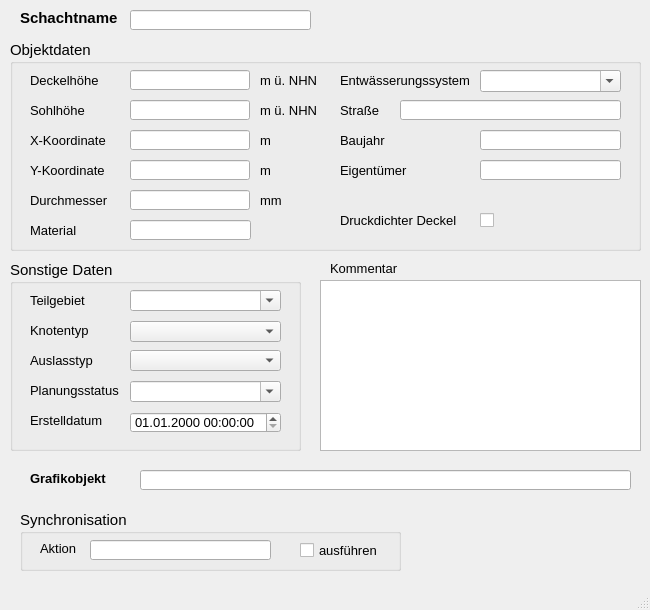
<?xml version="1.0" encoding="UTF-8"?>
<ui version="4.0">
 <class>MainWindow</class>
 <widget class="QMainWindow" name="MainWindow">
  <property name="enabled">
   <bool>true</bool>
  </property>
  <property name="geometry">
   <rect>
    <x>0</x>
    <y>0</y>
    <width>650</width>
    <height>610</height>
   </rect>
  </property>
  <property name="minimumSize">
   <size>
    <width>650</width>
    <height>610</height>
   </size>
  </property>
  <property name="font">
   <font>
    <family>Tahoma</family>
    <pointsize>10</pointsize>
   </font>
  </property>
  <property name="windowTitle">
   <string>Schacht</string>
  </property>
  <property name="toolTip">
   <string>&lt;html&gt;&lt;head/&gt;&lt;body&gt;&lt;p&gt;Besondere Lage im Kanalnetz z.B. Anfangsschacht&lt;/p&gt;&lt;/body&gt;&lt;/html&gt;</string>
  </property>
  <property name="statusTip">
   <string>Besondere Lage im Kanalnetz z.B. Anfangsschacht</string>
  </property>
  <widget class="QWidget" name="centralwidget">
   <widget class="QLabel" name="label">
    <property name="geometry">
     <rect>
      <x>20</x>
      <y>10</y>
      <width>111</width>
      <height>16</height>
     </rect>
    </property>
    <property name="font">
     <font>
      <family>Tahoma</family>
      <pointsize>11</pointsize>
      <weight>75</weight>
      <bold>true</bold>
     </font>
    </property>
    <property name="text">
     <string>Schachtname</string>
    </property>
   </widget>
   <widget class="QLabel" name="label_14">
    <property name="geometry">
     <rect>
      <x>330</x>
      <y>260</y>
      <width>81</width>
      <height>16</height>
     </rect>
    </property>
    <property name="text">
     <string>Kommentar</string>
    </property>
   </widget>
   <widget class="QLineEdit" name="schnam">
    <property name="geometry">
     <rect>
      <x>130</x>
      <y>10</y>
      <width>181</width>
      <height>20</height>
     </rect>
    </property>
    <property name="toolTip">
     <string>&lt;html&gt;&lt;head/&gt;&lt;body&gt;&lt;p&gt;Eindeutige Schachtbezeichnung&lt;/p&gt;&lt;/body&gt;&lt;/html&gt;</string>
    </property>
    <property name="statusTip">
     <string>Eindeutige Schachtbezeichnung</string>
    </property>
   </widget>
   <widget class="QTextEdit" name="kommentar">
    <property name="geometry">
     <rect>
      <x>320</x>
      <y>280</y>
      <width>321</width>
      <height>171</height>
     </rect>
    </property>
    <property name="minimumSize">
     <size>
      <width>0</width>
      <height>0</height>
     </size>
    </property>
    <property name="toolTip">
     <string>&lt;html&gt;&lt;head/&gt;&lt;body&gt;&lt;p&gt;Platz für zusätzliche Kommentare&lt;/p&gt;&lt;/body&gt;&lt;/html&gt;</string>
    </property>
    <property name="statusTip">
     <string>Platz für zusätzliche Kommentare</string>
    </property>
   </widget>
   <widget class="QGroupBox" name="groupBox_3">
    <property name="geometry">
     <rect>
      <x>10</x>
      <y>260</y>
      <width>291</width>
      <height>191</height>
     </rect>
    </property>
    <property name="font">
     <font>
      <family>Tahoma</family>
      <pointsize>11</pointsize>
     </font>
    </property>
    <property name="title">
     <string>Sonstige Daten</string>
    </property>
    <widget class="QComboBox" name="teilgebiet">
     <property name="geometry">
      <rect>
       <x>120</x>
       <y>30</y>
       <width>151</width>
       <height>21</height>
      </rect>
     </property>
     <property name="font">
      <font>
       <family>Tahoma</family>
       <pointsize>10</pointsize>
      </font>
     </property>
     <property name="toolTip">
      <string>&lt;html&gt;&lt;head/&gt;&lt;body&gt;&lt;p&gt;zur Zuordnung auf ein selbstständig festgelegtes Teilgebiet&lt;/p&gt;&lt;/body&gt;&lt;/html&gt;</string>
     </property>
     <property name="statusTip">
      <string>zur Zuordnung auf ein selbstständig festgelegtes Teilgebiet</string>
     </property>
     <property name="editable">
      <bool>true</bool>
     </property>
    </widget>
    <widget class="QLabel" name="label_13">
     <property name="geometry">
      <rect>
       <x>20</x>
       <y>30</y>
       <width>71</width>
       <height>20</height>
      </rect>
     </property>
     <property name="font">
      <font>
       <family>Tahoma</family>
       <pointsize>10</pointsize>
      </font>
     </property>
     <property name="text">
      <string>Teilgebiet</string>
     </property>
     <property name="buddy">
      <cstring>teilgebiet</cstring>
     </property>
    </widget>
    <widget class="QComboBox" name="simstatus">
     <property name="geometry">
      <rect>
       <x>120</x>
       <y>121</y>
       <width>151</width>
       <height>21</height>
      </rect>
     </property>
     <property name="font">
      <font>
       <family>Tahoma</family>
       <pointsize>10</pointsize>
      </font>
     </property>
     <property name="toolTip">
      <string>&lt;html&gt;&lt;head/&gt;&lt;body&gt;&lt;p&gt;&lt;span style=&quot; font-family:'Calibri','sans-serif'; font-size:11pt;&quot;&gt;aktueller Status (z.B. vorhanden, in Planung, etc.)&lt;/span&gt;&lt;/p&gt;&lt;/body&gt;&lt;/html&gt;</string>
     </property>
     <property name="statusTip">
      <string>aktueller Status (z.B. vorhanden, in Planung, etc.)</string>
     </property>
     <property name="editable">
      <bool>true</bool>
     </property>
    </widget>
    <widget class="QgsDateTimeEdit" name="createdat">
     <property name="geometry">
      <rect>
       <x>120</x>
       <y>152</y>
       <width>151</width>
       <height>21</height>
      </rect>
     </property>
     <property name="font">
      <font>
       <family>Tahoma</family>
       <pointsize>10</pointsize>
      </font>
     </property>
     <property name="currentSection">
      <enum>QDateTimeEdit::DaySection</enum>
     </property>
     <property name="displayFormat">
      <string>dd.MM.yyyy HH:mm:ss</string>
     </property>
    </widget>
    <widget class="QLabel" name="label_15">
     <property name="geometry">
      <rect>
       <x>20</x>
       <y>120</y>
       <width>111</width>
       <height>21</height>
      </rect>
     </property>
     <property name="font">
      <font>
       <family>Tahoma</family>
       <pointsize>10</pointsize>
      </font>
     </property>
     <property name="text">
      <string>Planungsstatus</string>
     </property>
     <property name="buddy">
      <cstring>simstatus</cstring>
     </property>
    </widget>
    <widget class="QLabel" name="label_71">
     <property name="geometry">
      <rect>
       <x>20</x>
       <y>150</y>
       <width>151</width>
       <height>21</height>
      </rect>
     </property>
     <property name="font">
      <font>
       <family>Tahoma</family>
       <pointsize>10</pointsize>
      </font>
     </property>
     <property name="text">
      <string>Erstelldatum</string>
     </property>
     <property name="buddy">
      <cstring>createdat</cstring>
     </property>
    </widget>
    <widget class="QLabel" name="label_17">
     <property name="geometry">
      <rect>
       <x>20</x>
       <y>60</y>
       <width>71</width>
       <height>20</height>
      </rect>
     </property>
     <property name="font">
      <font>
       <family>Tahoma</family>
       <pointsize>10</pointsize>
      </font>
     </property>
     <property name="text">
      <string>Knotentyp</string>
     </property>
     <property name="buddy">
      <cstring>knotentyp</cstring>
     </property>
    </widget>
    <widget class="QComboBox" name="knotentyp">
     <property name="geometry">
      <rect>
       <x>120</x>
       <y>61</y>
       <width>151</width>
       <height>21</height>
      </rect>
     </property>
     <property name="toolTip">
      <string>&lt;html&gt;&lt;head/&gt;&lt;body&gt;&lt;p&gt;Besondere Lage im Kanalnetz (z.B. Anfangsschacht)&lt;/p&gt;&lt;/body&gt;&lt;/html&gt;</string>
     </property>
     <property name="statusTip">
      <string>Besondere Lage im Kanalnetz (z.B. Anfangsschacht)</string>
     </property>
    </widget>
    <widget class="QLabel" name="label_18">
     <property name="geometry">
      <rect>
       <x>20</x>
       <y>90</y>
       <width>71</width>
       <height>20</height>
      </rect>
     </property>
     <property name="font">
      <font>
       <family>Tahoma</family>
       <pointsize>10</pointsize>
      </font>
     </property>
     <property name="toolTip">
      <string>&lt;html&gt;&lt;head/&gt;&lt;body&gt;&lt;p&gt;Auslasstyp gem. HYSTEM-EXTRAN (z.B.: Frei, Normal, Konstant etc.)&lt;/p&gt;&lt;/body&gt;&lt;/html&gt;</string>
     </property>
     <property name="statusTip">
      <string>Auslasstyp gem. HYSTEM-EXTRAN (z.B.: Frei, Normal, Konstant etc.)</string>
     </property>
     <property name="text">
      <string>Auslasstyp</string>
     </property>
     <property name="buddy">
      <cstring>auslasstyp</cstring>
     </property>
    </widget>
    <widget class="QComboBox" name="auslasstyp">
     <property name="geometry">
      <rect>
       <x>120</x>
       <y>90</y>
       <width>151</width>
       <height>21</height>
      </rect>
     </property>
     <property name="toolTip">
      <string>&lt;html&gt;&lt;head/&gt;&lt;body&gt;&lt;p&gt;Auslasstyp gem. HYSTEM-EXTRAN (z.B.: Frei, Normal, Konstant etc.)&lt;/p&gt;&lt;/body&gt;&lt;/html&gt;</string>
     </property>
     <property name="statusTip">
      <string>Auslasstyp gem. HYSTEM-EXTRAN (z.B.: Frei, Normal, Konstant etc.)</string>
     </property>
    </widget>
   </widget>
   <widget class="QGroupBox" name="groupBox_2">
    <property name="geometry">
     <rect>
      <x>10</x>
      <y>40</y>
      <width>631</width>
      <height>211</height>
     </rect>
    </property>
    <property name="font">
     <font>
      <family>Tahoma</family>
      <pointsize>11</pointsize>
     </font>
    </property>
    <property name="toolTip">
     <string/>
    </property>
    <property name="statusTip">
     <string/>
    </property>
    <property name="title">
     <string>Objektdaten</string>
    </property>
    <widget class="QLineEdit" name="x">
     <property name="geometry">
      <rect>
       <x>120</x>
       <y>90</y>
       <width>120</width>
       <height>20</height>
      </rect>
     </property>
     <property name="font">
      <font>
       <family>Tahoma</family>
       <pointsize>10</pointsize>
      </font>
     </property>
     <property name="toolTip">
      <string>&lt;html&gt;&lt;head/&gt;&lt;body&gt;&lt;p&gt;Lage-Koordinate (im Projektionssystem des Layers)&lt;/p&gt;&lt;/body&gt;&lt;/html&gt;</string>
     </property>
     <property name="statusTip">
      <string>Lage-Koordinate (im Projektionssystem des Layers)</string>
     </property>
     <property name="readOnly">
      <bool>true</bool>
     </property>
    </widget>
    <widget class="QLabel" name="label_3">
     <property name="geometry">
      <rect>
       <x>20</x>
       <y>60</y>
       <width>81</width>
       <height>21</height>
      </rect>
     </property>
     <property name="font">
      <font>
       <family>Tahoma</family>
       <pointsize>10</pointsize>
      </font>
     </property>
     <property name="text">
      <string>Sohlhöhe</string>
     </property>
    </widget>
    <widget class="QLineEdit" name="sohlhoehe">
     <property name="geometry">
      <rect>
       <x>120</x>
       <y>60</y>
       <width>120</width>
       <height>20</height>
      </rect>
     </property>
     <property name="font">
      <font>
       <family>Tahoma</family>
       <pointsize>10</pointsize>
      </font>
     </property>
     <property name="toolTip">
      <string>&lt;html&gt;&lt;head/&gt;&lt;body&gt;&lt;p&gt;Höhe der Sohle&lt;/p&gt;&lt;/body&gt;&lt;/html&gt;</string>
     </property>
     <property name="statusTip">
      <string>Höhe der Sohle</string>
     </property>
    </widget>
    <widget class="QLabel" name="label_11">
     <property name="geometry">
      <rect>
       <x>250</x>
       <y>90</y>
       <width>41</width>
       <height>21</height>
      </rect>
     </property>
     <property name="font">
      <font>
       <family>Tahoma</family>
       <pointsize>10</pointsize>
      </font>
     </property>
     <property name="text">
      <string>m</string>
     </property>
    </widget>
    <widget class="QLabel" name="label_5">
     <property name="geometry">
      <rect>
       <x>20</x>
       <y>30</y>
       <width>81</width>
       <height>21</height>
      </rect>
     </property>
     <property name="font">
      <font>
       <family>Tahoma</family>
       <pointsize>10</pointsize>
      </font>
     </property>
     <property name="text">
      <string>Deckelhöhe</string>
     </property>
    </widget>
    <widget class="QLabel" name="label_39">
     <property name="geometry">
      <rect>
       <x>20</x>
       <y>150</y>
       <width>81</width>
       <height>21</height>
      </rect>
     </property>
     <property name="font">
      <font>
       <family>Tahoma</family>
       <pointsize>10</pointsize>
      </font>
     </property>
     <property name="text">
      <string>Durchmesser</string>
     </property>
    </widget>
    <widget class="QLabel" name="label_12">
     <property name="geometry">
      <rect>
       <x>250</x>
       <y>120</y>
       <width>41</width>
       <height>21</height>
      </rect>
     </property>
     <property name="font">
      <font>
       <family>Tahoma</family>
       <pointsize>10</pointsize>
      </font>
     </property>
     <property name="text">
      <string>m</string>
     </property>
    </widget>
    <widget class="QLineEdit" name="deckelhoehe">
     <property name="geometry">
      <rect>
       <x>120</x>
       <y>30</y>
       <width>120</width>
       <height>20</height>
      </rect>
     </property>
     <property name="font">
      <font>
       <family>Tahoma</family>
       <pointsize>10</pointsize>
      </font>
     </property>
     <property name="toolTip">
      <string>&lt;html&gt;&lt;head/&gt;&lt;body&gt;&lt;p&gt;Höhe des Kanaldeckels (meist gleich Geländehöhe)&lt;/p&gt;&lt;/body&gt;&lt;/html&gt;</string>
     </property>
     <property name="statusTip">
      <string>Höhe des Kanaldeckels (meist gleich Geländehöhe)</string>
     </property>
    </widget>
    <widget class="QLineEdit" name="durchm">
     <property name="geometry">
      <rect>
       <x>120</x>
       <y>150</y>
       <width>120</width>
       <height>20</height>
      </rect>
     </property>
     <property name="font">
      <font>
       <family>Tahoma</family>
       <pointsize>10</pointsize>
      </font>
     </property>
     <property name="toolTip">
      <string>&lt;html&gt;&lt;head/&gt;&lt;body&gt;&lt;p&gt;Standard-Durchmesser nach DIN&lt;/p&gt;&lt;/body&gt;&lt;/html&gt;</string>
     </property>
     <property name="statusTip">
      <string>Standard-Durchmesser nach DIN</string>
     </property>
    </widget>
    <widget class="QLabel" name="label_9">
     <property name="geometry">
      <rect>
       <x>20</x>
       <y>120</y>
       <width>81</width>
       <height>21</height>
      </rect>
     </property>
     <property name="font">
      <font>
       <family>Tahoma</family>
       <pointsize>10</pointsize>
      </font>
     </property>
     <property name="text">
      <string>Y-Koordinate</string>
     </property>
    </widget>
    <widget class="QLabel" name="label_10">
     <property name="geometry">
      <rect>
       <x>250</x>
       <y>30</y>
       <width>61</width>
       <height>21</height>
      </rect>
     </property>
     <property name="font">
      <font>
       <family>Tahoma</family>
       <pointsize>10</pointsize>
      </font>
     </property>
     <property name="text">
      <string>m ü. NHN</string>
     </property>
    </widget>
    <widget class="QLabel" name="label_27">
     <property name="geometry">
      <rect>
       <x>250</x>
       <y>150</y>
       <width>41</width>
       <height>21</height>
      </rect>
     </property>
     <property name="font">
      <font>
       <family>Tahoma</family>
       <pointsize>10</pointsize>
      </font>
     </property>
     <property name="text">
      <string>mm</string>
     </property>
    </widget>
    <widget class="QLabel" name="label_8">
     <property name="geometry">
      <rect>
       <x>250</x>
       <y>60</y>
       <width>61</width>
       <height>21</height>
      </rect>
     </property>
     <property name="font">
      <font>
       <family>Tahoma</family>
       <pointsize>10</pointsize>
      </font>
     </property>
     <property name="text">
      <string>m ü. NHN</string>
     </property>
    </widget>
    <widget class="QLabel" name="label_6">
     <property name="geometry">
      <rect>
       <x>20</x>
       <y>90</y>
       <width>81</width>
       <height>21</height>
      </rect>
     </property>
     <property name="font">
      <font>
       <family>Tahoma</family>
       <pointsize>10</pointsize>
      </font>
     </property>
     <property name="text">
      <string>X-Koordinate</string>
     </property>
    </widget>
    <widget class="QLineEdit" name="y">
     <property name="geometry">
      <rect>
       <x>120</x>
       <y>120</y>
       <width>120</width>
       <height>20</height>
      </rect>
     </property>
     <property name="font">
      <font>
       <family>Tahoma</family>
       <pointsize>10</pointsize>
      </font>
     </property>
     <property name="toolTip">
      <string>&lt;html&gt;&lt;head/&gt;&lt;body&gt;&lt;p&gt;Lage-Koordinate (im Projektionssystem des Layers)&lt;/p&gt;&lt;/body&gt;&lt;/html&gt;</string>
     </property>
     <property name="statusTip">
      <string>Lage-Koordinate (im Projektionssystem des Layers)</string>
     </property>
     <property name="readOnly">
      <bool>true</bool>
     </property>
    </widget>
    <widget class="QCheckBox" name="druckdicht">
     <property name="geometry">
      <rect>
       <x>470</x>
       <y>170</y>
       <width>70</width>
       <height>21</height>
      </rect>
     </property>
     <property name="font">
      <font>
       <family>Tahoma</family>
       <pointsize>10</pointsize>
      </font>
     </property>
     <property name="toolTip">
      <string>&lt;html&gt;&lt;head/&gt;&lt;body&gt;&lt;p&gt;Wenn Druckdeckel vorhanden sind auswählen.&lt;/p&gt;&lt;/body&gt;&lt;/html&gt;</string>
     </property>
     <property name="statusTip">
      <string>Wenn Druckdeckel vorhanden sind auswählen.</string>
     </property>
     <property name="text">
      <string/>
     </property>
    </widget>
    <widget class="QComboBox" name="entwart">
     <property name="geometry">
      <rect>
       <x>470</x>
       <y>30</y>
       <width>141</width>
       <height>22</height>
      </rect>
     </property>
     <property name="font">
      <font>
       <family>Tahoma</family>
       <pointsize>10</pointsize>
      </font>
     </property>
     <property name="toolTip">
      <string>&lt;html&gt;&lt;head/&gt;&lt;body&gt;&lt;p&gt;&lt;span style=&quot; font-family:'Calibri','sans-serif';&quot;&gt;vorh. Entwässerungssystem (z.B. Mischwasser, Regenwasser etc.)&lt;/span&gt;&lt;/p&gt;&lt;/body&gt;&lt;/html&gt;</string>
     </property>
     <property name="statusTip">
      <string>vorh. Entwässerungssystem (z.B. Mischwasser, Regenwasser etc.)</string>
     </property>
     <property name="editable">
      <bool>true</bool>
     </property>
    </widget>
    <widget class="QLabel" name="label_41">
     <property name="geometry">
      <rect>
       <x>330</x>
       <y>170</y>
       <width>130</width>
       <height>21</height>
      </rect>
     </property>
     <property name="font">
      <font>
       <family>Tahoma</family>
       <pointsize>10</pointsize>
      </font>
     </property>
     <property name="text">
      <string>Druckdichter Deckel</string>
     </property>
    </widget>
    <widget class="QLineEdit" name="strasse">
     <property name="geometry">
      <rect>
       <x>390</x>
       <y>60</y>
       <width>221</width>
       <height>20</height>
      </rect>
     </property>
     <property name="font">
      <font>
       <family>Tahoma</family>
       <pointsize>10</pointsize>
      </font>
     </property>
     <property name="toolTip">
      <string>&lt;html&gt;&lt;head/&gt;&lt;body&gt;&lt;p&gt;Straßenname&lt;/p&gt;&lt;/body&gt;&lt;/html&gt;</string>
     </property>
     <property name="statusTip">
      <string>Straßenname</string>
     </property>
    </widget>
    <widget class="QLabel" name="label_2">
     <property name="geometry">
      <rect>
       <x>330</x>
       <y>60</y>
       <width>131</width>
       <height>21</height>
      </rect>
     </property>
     <property name="font">
      <font>
       <family>Tahoma</family>
       <pointsize>10</pointsize>
      </font>
     </property>
     <property name="text">
      <string>Straße</string>
     </property>
    </widget>
    <widget class="QLabel" name="label_40">
     <property name="geometry">
      <rect>
       <x>330</x>
       <y>30</y>
       <width>131</width>
       <height>21</height>
      </rect>
     </property>
     <property name="font">
      <font>
       <family>Tahoma</family>
       <pointsize>10</pointsize>
      </font>
     </property>
     <property name="text">
      <string>Entwässerungssystem</string>
     </property>
    </widget>
    <widget class="QLabel" name="label_4">
     <property name="geometry">
      <rect>
       <x>330</x>
       <y>90</y>
       <width>131</width>
       <height>21</height>
      </rect>
     </property>
     <property name="font">
      <font>
       <family>Tahoma</family>
       <pointsize>10</pointsize>
      </font>
     </property>
     <property name="text">
      <string>Baujahr</string>
     </property>
    </widget>
    <widget class="QLabel" name="label_7">
     <property name="geometry">
      <rect>
       <x>330</x>
       <y>120</y>
       <width>131</width>
       <height>21</height>
      </rect>
     </property>
     <property name="font">
      <font>
       <family>Tahoma</family>
       <pointsize>10</pointsize>
      </font>
     </property>
     <property name="text">
      <string>Eigentümer</string>
     </property>
    </widget>
    <widget class="QLineEdit" name="baujahr">
     <property name="geometry">
      <rect>
       <x>470</x>
       <y>90</y>
       <width>141</width>
       <height>20</height>
      </rect>
     </property>
     <property name="toolTip">
      <string>&lt;html&gt;&lt;head/&gt;&lt;body&gt;&lt;p&gt;Baujahr&lt;/p&gt;&lt;/body&gt;&lt;/html&gt;</string>
     </property>
     <property name="statusTip">
      <string>Baujahr</string>
     </property>
    </widget>
    <widget class="QLineEdit" name="eigentum">
     <property name="geometry">
      <rect>
       <x>470</x>
       <y>120</y>
       <width>141</width>
       <height>20</height>
      </rect>
     </property>
     <property name="toolTip">
      <string>&lt;html&gt;&lt;head/&gt;&lt;body&gt;&lt;p&gt;Eigentürmer&lt;/p&gt;&lt;/body&gt;&lt;/html&gt;</string>
     </property>
     <property name="statusTip">
      <string>Eigentürmer</string>
     </property>
    </widget>
    <widget class="QLabel" name="label_16">
     <property name="geometry">
      <rect>
       <x>20</x>
       <y>180</y>
       <width>131</width>
       <height>21</height>
      </rect>
     </property>
     <property name="font">
      <font>
       <family>Tahoma</family>
       <pointsize>10</pointsize>
      </font>
     </property>
     <property name="text">
      <string>Material</string>
     </property>
    </widget>
    <widget class="QLineEdit" name="material">
     <property name="geometry">
      <rect>
       <x>120</x>
       <y>180</y>
       <width>121</width>
       <height>20</height>
      </rect>
     </property>
     <property name="toolTip">
      <string>&lt;html&gt;&lt;head/&gt;&lt;body&gt;&lt;p&gt;Material des Schachtes (z.B. Beton, Gussstahl etc.)&lt;/p&gt;&lt;/body&gt;&lt;/html&gt;</string>
     </property>
     <property name="statusTip">
      <string>Material des Schachtes (z.B. Beton, Gussstahl etc.)</string>
     </property>
    </widget>
   </widget>
   <widget class="QGroupBox" name="groupBox_sync">
    <property name="geometry">
     <rect>
      <x>20</x>
      <y>510</y>
      <width>381</width>
      <height>61</height>
     </rect>
    </property>
    <property name="font">
     <font>
      <family>Tahoma</family>
      <pointsize>11</pointsize>
     </font>
    </property>
    <property name="title">
     <string>Synchronisation</string>
    </property>
    <widget class="QCheckBox" name="status">
     <property name="geometry">
      <rect>
       <x>280</x>
       <y>30</y>
       <width>101</width>
       <height>21</height>
      </rect>
     </property>
     <property name="font">
      <font>
       <family>Tahoma</family>
       <pointsize>10</pointsize>
      </font>
     </property>
     <property name="toolTip">
      <string>Synchronisation aktivieren</string>
     </property>
     <property name="statusTip">
      <string>Synchronisation aktivieren</string>
     </property>
     <property name="text">
      <string>ausführen</string>
     </property>
    </widget>
    <widget class="QLabel" name="label_19">
     <property name="geometry">
      <rect>
       <x>20</x>
       <y>30</y>
       <width>51</width>
       <height>16</height>
      </rect>
     </property>
     <property name="font">
      <font>
       <family>Tahoma</family>
       <pointsize>10</pointsize>
      </font>
     </property>
     <property name="text">
      <string>Aktion</string>
     </property>
    </widget>
    <widget class="QLineEdit" name="aktion">
     <property name="geometry">
      <rect>
       <x>70</x>
       <y>30</y>
       <width>181</width>
       <height>20</height>
      </rect>
     </property>
     <property name="toolTip">
      <string>&lt;html&gt;&lt;head/&gt;&lt;body&gt;&lt;p&gt;Maßnahme zur Synchronisation&lt;/p&gt;&lt;/body&gt;&lt;/html&gt;</string>
     </property>
     <property name="statusTip">
      <string>Maßnahme zur Synchronisation</string>
     </property>
    </widget>
   </widget>
   <widget class="QLineEdit" name="objekt">
    <property name="geometry">
     <rect>
      <x>140</x>
      <y>470</y>
      <width>491</width>
      <height>20</height>
     </rect>
    </property>
    <property name="toolTip">
     <string>&lt;html&gt;&lt;head/&gt;&lt;body&gt;&lt;p&gt;Textbeschreibung (WKT) des Grafikobjekts&lt;/p&gt;&lt;/body&gt;&lt;/html&gt;</string>
    </property>
    <property name="statusTip">
     <string>Textbeschreibung des Grafikobjekts</string>
    </property>
   </widget>
   <widget class="QLabel" name="label_21">
    <property name="geometry">
     <rect>
      <x>30</x>
      <y>470</y>
      <width>101</width>
      <height>16</height>
     </rect>
    </property>
    <property name="font">
     <font>
      <family>Tahoma</family>
      <pointsize>10</pointsize>
      <weight>75</weight>
      <bold>true</bold>
     </font>
    </property>
    <property name="text">
     <string>Grafikobjekt</string>
    </property>
   </widget>
  </widget>
  <widget class="QMenuBar" name="menubar">
   <property name="geometry">
    <rect>
     <x>0</x>
     <y>0</y>
     <width>650</width>
     <height>22</height>
    </rect>
   </property>
  </widget>
  <widget class="QStatusBar" name="statusbar"/>
 </widget>
 <customwidgets>
  <customwidget>
   <class>QgsDateTimeEdit</class>
   <extends>QDateTimeEdit</extends>
   <header>qgsdatetimeedit.h</header>
  </customwidget>
 </customwidgets>
 <tabstops>
  <tabstop>schnam</tabstop>
  <tabstop>deckelhoehe</tabstop>
  <tabstop>sohlhoehe</tabstop>
  <tabstop>x</tabstop>
  <tabstop>y</tabstop>
  <tabstop>durchm</tabstop>
  <tabstop>material</tabstop>
  <tabstop>entwart</tabstop>
  <tabstop>strasse</tabstop>
  <tabstop>baujahr</tabstop>
  <tabstop>eigentum</tabstop>
  <tabstop>druckdicht</tabstop>
  <tabstop>teilgebiet</tabstop>
  <tabstop>knotentyp</tabstop>
  <tabstop>auslasstyp</tabstop>
  <tabstop>simstatus</tabstop>
  <tabstop>createdat</tabstop>
  <tabstop>kommentar</tabstop>
  <tabstop>objekt</tabstop>
  <tabstop>aktion</tabstop>
  <tabstop>status</tabstop>
 </tabstops>
 <resources/>
 <connections/>
</ui>
